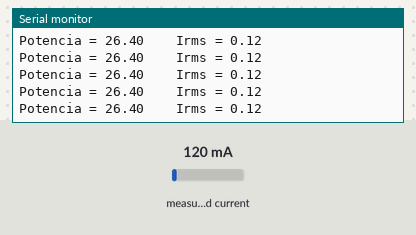
The sketch below on a simulated Arduino Uno, built with avr-gcc and run on an emulated ATmega328P. Parts: the last lines printed to the serial monitor. The test bench sets the inputs (shaded band); at power-on: measured current 120 mA.

Above: at 1.2 s.
1.3 s: measured current set to 40 mA
At 1.58 s:
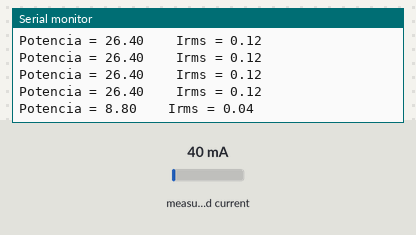
2.8 s: measured current set to 500 mA
At 2.84 s:
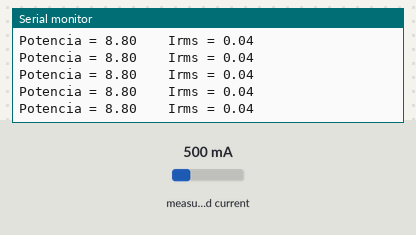
Timing chart, 0 to 5.8 s (numbered marks = the images above; inputs shaded):
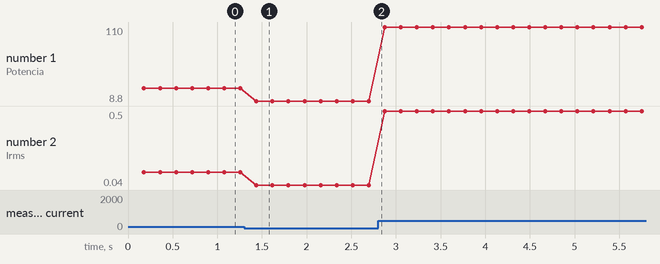

The sketch:

Medicio_current.ino
```cpp
#include "EmonLib.h"

// Crear una instancia EnergyMonitor
EnergyMonitor energyMonitor;

// Voltaje de nuestra red eléctrica
float voltajeRed = 220.0;

void setup()
{
  Serial.begin(9600);

  // Iniciamos la clase indicando
  // Número de pin: donde tenemos conectado el SCT-013
  // Valor de calibración: valor obtenido de la calibración teórica
  energyMonitor.current(0, 2.6);
}

void loop()
{
  // Obtenemos el valor de la corriente eficaz
  // Pasamos el número de muestras que queremos tomar
  double Irms = energyMonitor.calcIrms(1484);

  // Calculamos la potencia aparente
  double potencia =  Irms * voltajeRed;

  // Mostramos la información por el monitor serie
  Serial.print("Potencia = ");
  Serial.print(potencia);
  Serial.print("    Irms = ");
  Serial.println(Irms);
}
```

Measured:
- after the input at 1.3 s, the serial monitor: prints a new line after 0.14 s (image 1)
- plotted number 1: 26.4 → 8.8 after the input at 1.3 s, 8.8 → 110 after the input at 2.8 s
- plotted number 2: 0.12 → 0.04 after the input at 1.3 s, 0.04 → 0.5 after the input at 2.8 s
